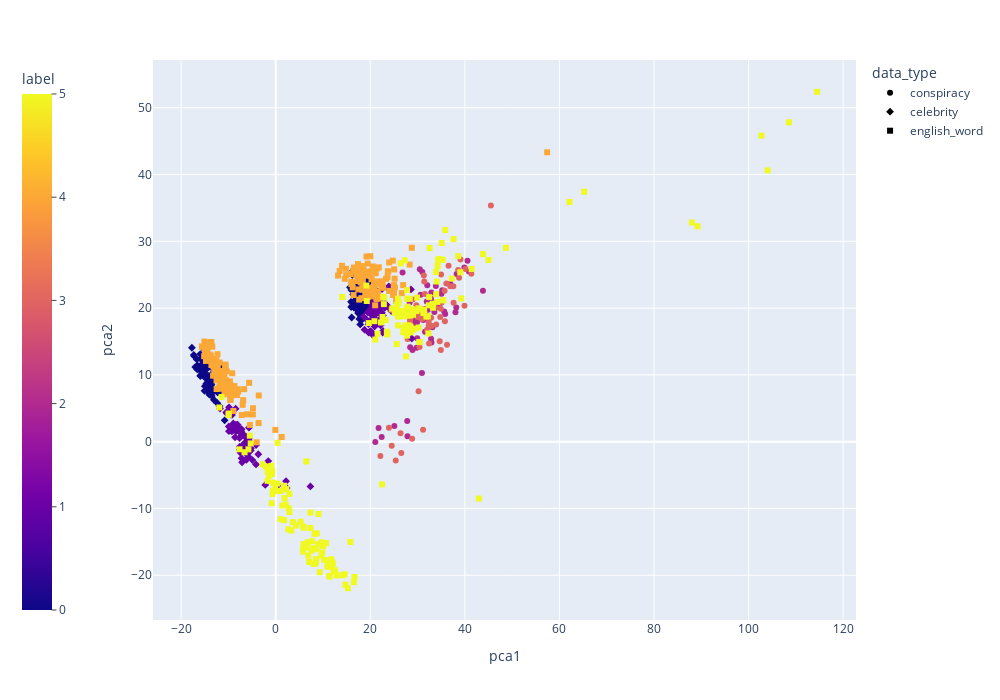

Notebook code for this chart:
### Code cell
# df = df[df["operation type"] == 2]
df = df[df["layer_id"] == 16]
# print(df.head()["label"])

scatter = px.scatter(df, x='pca1', y='pca2', 
                     color="label",
                    #  size='output_length', 
                     symbol= "data_type",
                     hover_data=["input/output", "layer_id", "output_length", "switch"])

scatter.update_layout(
    # autosize=True,
    width=1000,
    height=700,)

scatter.update_layout(coloraxis_colorbar=dict(yanchor="top", y=1, x=-0.2,
                                          ticks="outside"))

scatter.show()

### Figure 1 — Plotly figure (JSON) as saved in the notebook; plotly's stock layout.template omitted (floating-point values rounded to 4 significant figures; data arrays with more than 128 entries replaced by an {"elided": "..."} marker saying what was removed)
{"data": [{"customdata": {"elided": "109x4 mixed values"}, "hovertemplate": "data_type=conspiracy<br>pca1=%{x}<br>pca2=%{y}<br>input/output=%{customdata[0]}<br>layer_id=%{customdata[1]}<br>output_length=%{customdata[2]}<br>switch=%{customdata[3]}<br>label=%{marker.color}<extra></extra>", "legendgroup": "conspiracy", "marker": {"color": [2, 2, 2, 2, 2, 2, 2, 2, 2, 2, 2, 2, 2, 2, 2, 2, 2, 2, 2, 2, 2, 2, 2, 2, 2, 2, 2, 2, 2, 2, 2, 2, 2, 2, 2, 2, 2, 2, 2, 2, 2, 2, 2, 2, 2, 2, 2, 2, 2, 2, 2, 2, 3, 3, 3, 3, 3, 3, 3, 3, 3, 3, 3, 3, 3, 3, 3, 3, 3, 3, 3, 3, 3, 3, 3, 3, 3, 3, 3, 3, 3, 3, 3, 3, 3, 3, 3, 3, 3, 3, 3, 3, 3, 3, 3, 3, 3, 3, 3, 3, 3, 3, 3, 3, 3, 3, 3, 3, 3], "coloraxis": "coloraxis", "symbol": "circle"}, "mode": "markers", "name": "conspiracy", "orientation": "v", "showlegend": true, "type": "scatter", "x": [33.14, 34.92, 29.92, 43.83, 33.05, 35.21, 38.02, 39.9, 31.58, 29.06, 38.27, 35.84, 30.48, 31.02, 32.05, 29.04, 32.7, 32.19, 22.41, 27.86, 32.92, 36.93, 26.83, 28.32, 29.38, 29.8, 29.92, 35.64, 33.87, 28.43, 30.93, 21.76, 31.94, 30.65, 29.42, 29.43, 33.56, 21.07, 32.85, 40.56, 32.94, 25.09, 32.84, 27.81, 40.87, 38.19, 35.07, 34.1, 31.37, 28.94, 31.22, 34.29, 32.34, 30.79, 31.61, 34.68, 37.62, 38.57, 28.4, 41.38, 32.36, 39.07, 35.72, 31.16, 33.5, 32.86, 28.97, 30.27, 30.42, 31.55, 31.42, 34.8, 31.33, 35.06, 36.55, 36.23, 36.94, 32.98, 38.78, 30.22, 37.57, 36.09, 27.9, 27.7, 45.51, 40.13, 34.92, 39.93, 28.43, 24.53, 32.0, 33.8, 35.79, 31.56, 34.98, 23.95, 26.56, 32.43, 28.85, 31.51, 34.9, 33.93, 29.75, 32.1, 31.05, 26.4, 29.95, 25.38, 22.13], "xaxis": "x", "y": [17.13, 20.83, 15.48, 22.59, 20.09, 22.66, 19.37, 26.08, 16.44, 17.09, 25.12, 19.14, 25.83, 25.41, 23.41, 19.66, 17.39, 19.76, 0.7049, 0.8029, 22.32, 23.64, 25.32, 20.83, 17.88, 14.08, 17.92, 19.48, 23.33, 14.13, 10.29, 2.046, 20.98, 22.02, 18.41, 17.35, 19.43, -0.04436, 15.43, 27.09, 14.83, 2.354, 21.39, 3.091, 25.49, 20.08, 22.16, 20.86, 19.85, 13.71, 18.2, 20.57, 17.97, 18.41, 18.95, 15.02, 20.81, 25.7, 18.02, 25.13, 17.45, 27.29, 22.58, 1.798, 20.11, 18.54, 21.28, 19.12, 14.18, 22.13, 23.98, 18.67, 24.88, 20.79, 26.32, 14.52, 23.26, 17.31, 24.53, 7.54, 23.27, 23.68, 15.38, 16.27, 35.37, 25.84, 13.73, 20.36, 18.22, -0.6292, 16.76, 20.06, 18.03, 19.32, 25.03, 2.077, -1.68, 14.68, 0.4275, 19.22, 19.89, 17.53, 20.44, 18.77, 18.35, 1.248, 18.66, -2.817, -2.137], "yaxis": "y"}, {"customdata": {"elided": "302x4 mixed values"}, "hovertemplate": "data_type=celebrity<br>pca1=%{x}<br>pca2=%{y}<br>input/output=%{customdata[0]}<br>layer_id=%{customdata[1]}<br>output_length=%{customdata[2]}<br>switch=%{customdata[3]}<br>label=%{marker.color}<extra></extra>", "legendgroup": "celebrity", "marker": {"color": {"elided": "302 int values"}, "coloraxis": "coloraxis", "symbol": "diamond"}, "mode": "markers", "name": "celebrity", "orientation": "v", "showlegend": true, "type": "scatter", "x": {"elided": "302 float values"}, "xaxis": "x", "y": {"elided": "302 float values"}, "yaxis": "y"}, {"customdata": {"elided": "398x4 mixed values"}, "hovertemplate": "data_type=english_word<br>pca1=%{x}<br>pca2=%{y}<br>input/output=%{customdata[0]}<br>layer_id=%{customdata[1]}<br>output_length=%{customdata[2]}<br>switch=%{customdata[3]}<br>label=%{marker.color}<extra></extra>", "legendgroup": "english_word", "marker": {"color": {"elided": "398 int values"}, "coloraxis": "coloraxis", "symbol": "square"}, "mode": "markers", "name": "english_word", "orientation": "v", "showlegend": true, "type": "scatter", "x": {"elided": "398 float values"}, "xaxis": "x", "y": {"elided": "398 float values"}, "yaxis": "y"}], "layout": {"coloraxis": {"colorbar": {"ticks": "outside", "title": {"text": "label"}, "x": -0.2, "y": 1, "yanchor": "top"}, "colorscale": [[0, "#0d0887"], [0.1111, "#46039f"], [0.2222, "#7201a8"], [0.3333, "#9c179e"], [0.4444, "#bd3786"], [0.5556, "#d8576b"], [0.6667, "#ed7953"], [0.7778, "#fb9f3a"], [0.8889, "#fdca26"], [1, "#f0f921"]]}, "height": 700, "legend": {"title": {"text": "data_type"}, "tracegroupgap": 0}, "margin": {"t": 60}, "width": 1000, "xaxis": {"anchor": "y", "domain": [0, 1], "title": {"text": "pca1"}}, "yaxis": {"anchor": "x", "domain": [0, 1], "title": {"text": "pca2"}}}}
